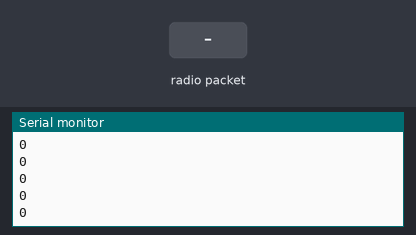
Recording of a sketch running on a simulated ESP32. Shown: the last lines printed to the serial monitor. The inputs (shaded band) are chosen by the test bench.

Above: at 1.2 s.
1.3 s: radio packet "5" arrives
At 1.8 s:
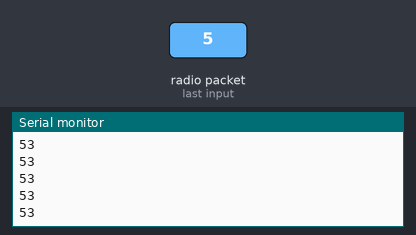
2.8 s: radio packet "90" arrives
At 3.6 s:
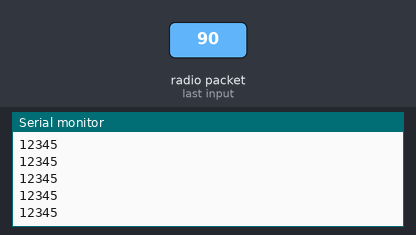
Timing chart, 0 to 5.8 s (numbered marks = the images above; inputs shaded):
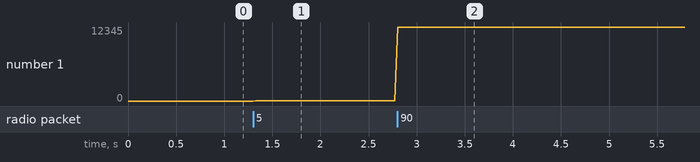

Measured:
- after the input at 1.3 s, the serial monitor: prints a new line at once (image 1)
- after the input at 2.8 s, the serial monitor: prints a new line at once (image 2)
- plotted number 1: 0 → 53 after the input at 1.3 s, 53 → 12345 after the input at 2.8 s

The sketch:

COM.ino
```cpp
#include <esp_now.h>
#include <WiFi.h>
#include "dataStruct.h"

// Replace with the DAQ's MAC address
uint8_t daq_mac[] = {0x54, 0x43, 0xB2, 0xDC, 0x8C, 0xA0};

com_send_struct send_data;

int current_commanded_state;
short int current_daq_state;

void setup() {
  Serial.begin(115200);

  WiFi.mode(WIFI_STA);
  WiFi.disconnect();

  if (esp_now_init() != ESP_OK) {
    Serial.println("ESP-NOW initialization failed!");
    return;
  }

  esp_now_peer_info_t peerInfo;
  memcpy(peerInfo.peer_addr, daq_mac, 6);
  peerInfo.channel = 0;
  peerInfo.encrypt = false;

  if (esp_now_add_peer(&peerInfo) != ESP_OK) {
    Serial.println("Failed to add peer!");
    return;
  }

  esp_now_register_send_cb(OnDataSent);
  esp_now_register_recv_cb(OnDataRecv);

  current_commanded_state = 0;
  current_daq_state = 0;

}
void SerialRead() {
    if (Serial.available() > 0) {
   current_commanded_state =  Serial.read()-48;
// Serial.print("AVAILABLE--------------------");
   // Serial.println(serialState);
   // Serial.println(" ");

  }
}

void loop() {
  SerialRead();
  // if (Serial.available()) {
  //   String inputString = Serial.readStringUntil('\n');
  //   int inputValue =inputString.toInt();
  //   // Serial.print("Serial Input: ");
  //   // Serial.println(inputValue);
  //   current_commanded_state = inputValue;

  // }

// Serial.print("Current command state: ");
    Serial.println(current_daq_state);
if (send_data.commanded_state != current_commanded_state) {
  send_data.commanded_state = current_commanded_state;

  esp_err_t result = esp_now_send(daq_mac, (uint8_t *) &send_data, sizeof(send_data));
}
  //   if (result == ESP_OK) {
  //   Serial.println("Data sent!");
  // } else {
  //   Serial.println("Failed to send data!");
  // }


  delay(30);
}

void OnDataSent(const uint8_t *mac_addr, esp_now_send_status_t status) {
  // if (status == ESP_NOW_SEND_SUCCESS) {
  //   Serial.println("Data was sent successfully!");
  // } else {
  //   Serial.println("Data sent failed!");
  // }
}

void OnDataRecv(const uint8_t *mac_addr, const uint8_t *data, int data_len) {
  com_receive_struct receivedData;
  memcpy(&receivedData, data, sizeof(receivedData));

current_daq_state = receivedData.daq_current_state;
  // Serial.print("daq state: ");
  // Serial.println(receivedData.daq_current_state);

  // // Serial.print("Temperature: ");
  // Serial.println(receivedData.temperature);
  // Serial.print("Humidity: ");
  // Serial.println(receivedData.humidity);
  // Serial.print("Is raining: ");
  // Serial.println(receivedData.isRaining ? "Yes" : "No");
}
```

dataStruct.h
```cpp
#ifndef DATASTRUCT_H
#define DATASTRUCT_H

// COM Send struct
typedef struct com_send_struct {
    short int commanded_state;
} com_send_struct;

// COM receive struct
typedef struct com_receive_struct {
    short int daq_current_state;
    // Add more fields as needed for the receiver
} com_receive_struct;

#endif
```
